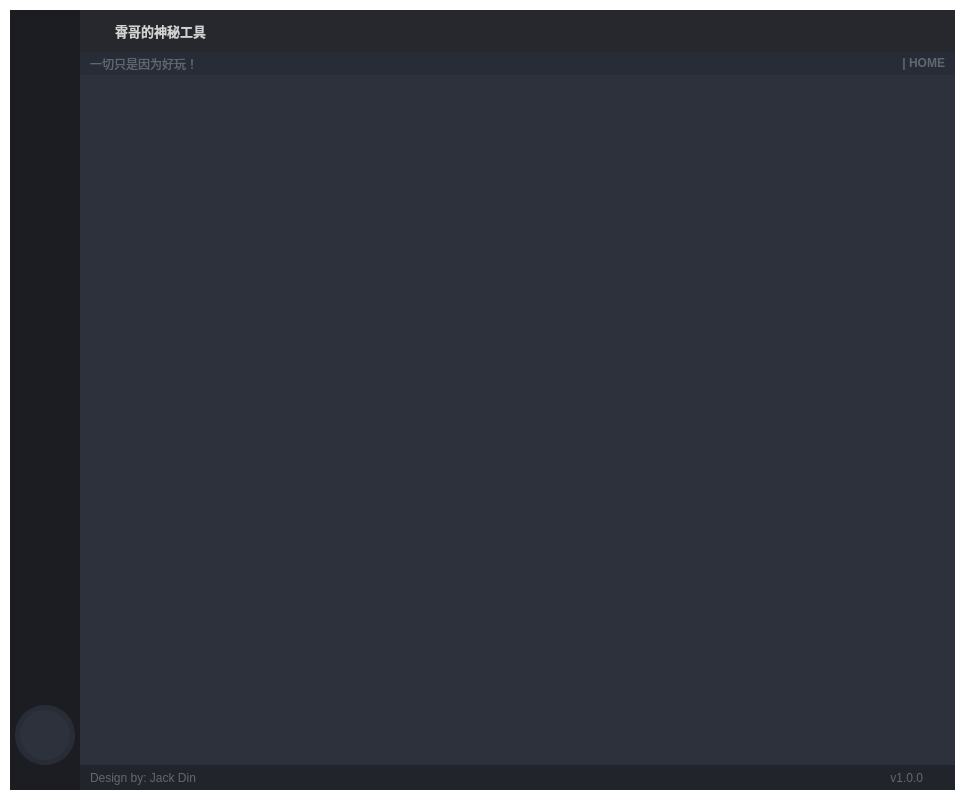
<?xml version="1.0" encoding="UTF-8"?>
<ui version="4.0">
 <author>Wanderson M. Pimenta</author>
 <class>MainWindow</class>
 <widget class="QMainWindow" name="MainWindow">
  <property name="windowModality">
   <enum>Qt::NonModal</enum>
  </property>
  <property name="geometry">
   <rect>
    <x>0</x>
    <y>0</y>
    <width>965</width>
    <height>800</height>
   </rect>
  </property>
  <property name="minimumSize">
   <size>
    <width>500</width>
    <height>800</height>
   </size>
  </property>
  <property name="palette">
   <palette>
    <active>
     <colorrole role="WindowText">
      <brush brushstyle="SolidPattern">
       <color alpha="255">
        <red>255</red>
        <green>255</green>
        <blue>255</blue>
       </color>
      </brush>
     </colorrole>
     <colorrole role="Button">
      <brush brushstyle="SolidPattern">
       <color alpha="0">
        <red>0</red>
        <green>0</green>
        <blue>0</blue>
       </color>
      </brush>
     </colorrole>
     <colorrole role="Light">
      <brush brushstyle="SolidPattern">
       <color alpha="255">
        <red>66</red>
        <green>73</green>
        <blue>90</blue>
       </color>
      </brush>
     </colorrole>
     <colorrole role="Midlight">
      <brush brushstyle="SolidPattern">
       <color alpha="255">
        <red>55</red>
        <green>61</green>
        <blue>75</blue>
       </color>
      </brush>
     </colorrole>
     <colorrole role="Dark">
      <brush brushstyle="SolidPattern">
       <color alpha="255">
        <red>22</red>
        <green>24</green>
        <blue>30</blue>
       </color>
      </brush>
     </colorrole>
     <colorrole role="Mid">
      <brush brushstyle="SolidPattern">
       <color alpha="255">
        <red>29</red>
        <green>32</green>
        <blue>40</blue>
       </color>
      </brush>
     </colorrole>
     <colorrole role="Text">
      <brush brushstyle="SolidPattern">
       <color alpha="255">
        <red>210</red>
        <green>210</green>
        <blue>210</blue>
       </color>
      </brush>
     </colorrole>
     <colorrole role="BrightText">
      <brush brushstyle="SolidPattern">
       <color alpha="255">
        <red>255</red>
        <green>255</green>
        <blue>255</blue>
       </color>
      </brush>
     </colorrole>
     <colorrole role="ButtonText">
      <brush brushstyle="SolidPattern">
       <color alpha="255">
        <red>255</red>
        <green>255</green>
        <blue>255</blue>
       </color>
      </brush>
     </colorrole>
     <colorrole role="Base">
      <brush brushstyle="SolidPattern">
       <color alpha="0">
        <red>0</red>
        <green>0</green>
        <blue>0</blue>
       </color>
      </brush>
     </colorrole>
     <colorrole role="Window">
      <brush brushstyle="SolidPattern">
       <color alpha="0">
        <red>0</red>
        <green>0</green>
        <blue>0</blue>
       </color>
      </brush>
     </colorrole>
     <colorrole role="Shadow">
      <brush brushstyle="SolidPattern">
       <color alpha="255">
        <red>0</red>
        <green>0</green>
        <blue>0</blue>
       </color>
      </brush>
     </colorrole>
     <colorrole role="Highlight">
      <brush brushstyle="SolidPattern">
       <color alpha="255">
        <red>85</red>
        <green>170</green>
        <blue>255</blue>
       </color>
      </brush>
     </colorrole>
     <colorrole role="Link">
      <brush brushstyle="SolidPattern">
       <color alpha="255">
        <red>85</red>
        <green>170</green>
        <blue>255</blue>
       </color>
      </brush>
     </colorrole>
     <colorrole role="LinkVisited">
      <brush brushstyle="SolidPattern">
       <color alpha="255">
        <red>255</red>
        <green>0</green>
        <blue>127</blue>
       </color>
      </brush>
     </colorrole>
     <colorrole role="AlternateBase">
      <brush brushstyle="SolidPattern">
       <color alpha="255">
        <red>22</red>
        <green>24</green>
        <blue>30</blue>
       </color>
      </brush>
     </colorrole>
     <colorrole role="ToolTipBase">
      <brush brushstyle="SolidPattern">
       <color alpha="255">
        <red>44</red>
        <green>49</green>
        <blue>60</blue>
       </color>
      </brush>
     </colorrole>
     <colorrole role="ToolTipText">
      <brush brushstyle="SolidPattern">
       <color alpha="255">
        <red>210</red>
        <green>210</green>
        <blue>210</blue>
       </color>
      </brush>
     </colorrole>
     <colorrole role="PlaceholderText">
      <brush brushstyle="NoBrush">
       <color alpha="128">
        <red>210</red>
        <green>210</green>
        <blue>210</blue>
       </color>
      </brush>
     </colorrole>
    </active>
    <inactive>
     <colorrole role="WindowText">
      <brush brushstyle="SolidPattern">
       <color alpha="255">
        <red>255</red>
        <green>255</green>
        <blue>255</blue>
       </color>
      </brush>
     </colorrole>
     <colorrole role="Button">
      <brush brushstyle="SolidPattern">
       <color alpha="0">
        <red>0</red>
        <green>0</green>
        <blue>0</blue>
       </color>
      </brush>
     </colorrole>
     <colorrole role="Light">
      <brush brushstyle="SolidPattern">
       <color alpha="255">
        <red>66</red>
        <green>73</green>
        <blue>90</blue>
       </color>
      </brush>
     </colorrole>
     <colorrole role="Midlight">
      <brush brushstyle="SolidPattern">
       <color alpha="255">
        <red>55</red>
        <green>61</green>
        <blue>75</blue>
       </color>
      </brush>
     </colorrole>
     <colorrole role="Dark">
      <brush brushstyle="SolidPattern">
       <color alpha="255">
        <red>22</red>
        <green>24</green>
        <blue>30</blue>
       </color>
      </brush>
     </colorrole>
     <colorrole role="Mid">
      <brush brushstyle="SolidPattern">
       <color alpha="255">
        <red>29</red>
        <green>32</green>
        <blue>40</blue>
       </color>
      </brush>
     </colorrole>
     <colorrole role="Text">
      <brush brushstyle="SolidPattern">
       <color alpha="255">
        <red>210</red>
        <green>210</green>
        <blue>210</blue>
       </color>
      </brush>
     </colorrole>
     <colorrole role="BrightText">
      <brush brushstyle="SolidPattern">
       <color alpha="255">
        <red>255</red>
        <green>255</green>
        <blue>255</blue>
       </color>
      </brush>
     </colorrole>
     <colorrole role="ButtonText">
      <brush brushstyle="SolidPattern">
       <color alpha="255">
        <red>255</red>
        <green>255</green>
        <blue>255</blue>
       </color>
      </brush>
     </colorrole>
     <colorrole role="Base">
      <brush brushstyle="SolidPattern">
       <color alpha="0">
        <red>0</red>
        <green>0</green>
        <blue>0</blue>
       </color>
      </brush>
     </colorrole>
     <colorrole role="Window">
      <brush brushstyle="SolidPattern">
       <color alpha="0">
        <red>0</red>
        <green>0</green>
        <blue>0</blue>
       </color>
      </brush>
     </colorrole>
     <colorrole role="Shadow">
      <brush brushstyle="SolidPattern">
       <color alpha="255">
        <red>0</red>
        <green>0</green>
        <blue>0</blue>
       </color>
      </brush>
     </colorrole>
     <colorrole role="Highlight">
      <brush brushstyle="SolidPattern">
       <color alpha="255">
        <red>85</red>
        <green>170</green>
        <blue>255</blue>
       </color>
      </brush>
     </colorrole>
     <colorrole role="Link">
      <brush brushstyle="SolidPattern">
       <color alpha="255">
        <red>85</red>
        <green>170</green>
        <blue>255</blue>
       </color>
      </brush>
     </colorrole>
     <colorrole role="LinkVisited">
      <brush brushstyle="SolidPattern">
       <color alpha="255">
        <red>255</red>
        <green>0</green>
        <blue>127</blue>
       </color>
      </brush>
     </colorrole>
     <colorrole role="AlternateBase">
      <brush brushstyle="SolidPattern">
       <color alpha="255">
        <red>22</red>
        <green>24</green>
        <blue>30</blue>
       </color>
      </brush>
     </colorrole>
     <colorrole role="ToolTipBase">
      <brush brushstyle="SolidPattern">
       <color alpha="255">
        <red>44</red>
        <green>49</green>
        <blue>60</blue>
       </color>
      </brush>
     </colorrole>
     <colorrole role="ToolTipText">
      <brush brushstyle="SolidPattern">
       <color alpha="255">
        <red>210</red>
        <green>210</green>
        <blue>210</blue>
       </color>
      </brush>
     </colorrole>
     <colorrole role="PlaceholderText">
      <brush brushstyle="NoBrush">
       <color alpha="128">
        <red>210</red>
        <green>210</green>
        <blue>210</blue>
       </color>
      </brush>
     </colorrole>
    </inactive>
    <disabled>
     <colorrole role="WindowText">
      <brush brushstyle="SolidPattern">
       <color alpha="255">
        <red>22</red>
        <green>24</green>
        <blue>30</blue>
       </color>
      </brush>
     </colorrole>
     <colorrole role="Button">
      <brush brushstyle="SolidPattern">
       <color alpha="0">
        <red>0</red>
        <green>0</green>
        <blue>0</blue>
       </color>
      </brush>
     </colorrole>
     <colorrole role="Light">
      <brush brushstyle="SolidPattern">
       <color alpha="255">
        <red>66</red>
        <green>73</green>
        <blue>90</blue>
       </color>
      </brush>
     </colorrole>
     <colorrole role="Midlight">
      <brush brushstyle="SolidPattern">
       <color alpha="255">
        <red>55</red>
        <green>61</green>
        <blue>75</blue>
       </color>
      </brush>
     </colorrole>
     <colorrole role="Dark">
      <brush brushstyle="SolidPattern">
       <color alpha="255">
        <red>22</red>
        <green>24</green>
        <blue>30</blue>
       </color>
      </brush>
     </colorrole>
     <colorrole role="Mid">
      <brush brushstyle="SolidPattern">
       <color alpha="255">
        <red>29</red>
        <green>32</green>
        <blue>40</blue>
       </color>
      </brush>
     </colorrole>
     <colorrole role="Text">
      <brush brushstyle="SolidPattern">
       <color alpha="255">
        <red>22</red>
        <green>24</green>
        <blue>30</blue>
       </color>
      </brush>
     </colorrole>
     <colorrole role="BrightText">
      <brush brushstyle="SolidPattern">
       <color alpha="255">
        <red>255</red>
        <green>255</green>
        <blue>255</blue>
       </color>
      </brush>
     </colorrole>
     <colorrole role="ButtonText">
      <brush brushstyle="SolidPattern">
       <color alpha="255">
        <red>22</red>
        <green>24</green>
        <blue>30</blue>
       </color>
      </brush>
     </colorrole>
     <colorrole role="Base">
      <brush brushstyle="SolidPattern">
       <color alpha="0">
        <red>0</red>
        <green>0</green>
        <blue>0</blue>
       </color>
      </brush>
     </colorrole>
     <colorrole role="Window">
      <brush brushstyle="SolidPattern">
       <color alpha="0">
        <red>0</red>
        <green>0</green>
        <blue>0</blue>
       </color>
      </brush>
     </colorrole>
     <colorrole role="Shadow">
      <brush brushstyle="SolidPattern">
       <color alpha="255">
        <red>0</red>
        <green>0</green>
        <blue>0</blue>
       </color>
      </brush>
     </colorrole>
     <colorrole role="Highlight">
      <brush brushstyle="SolidPattern">
       <color alpha="255">
        <red>51</red>
        <green>153</green>
        <blue>255</blue>
       </color>
      </brush>
     </colorrole>
     <colorrole role="Link">
      <brush brushstyle="SolidPattern">
       <color alpha="255">
        <red>85</red>
        <green>170</green>
        <blue>255</blue>
       </color>
      </brush>
     </colorrole>
     <colorrole role="LinkVisited">
      <brush brushstyle="SolidPattern">
       <color alpha="255">
        <red>255</red>
        <green>0</green>
        <blue>127</blue>
       </color>
      </brush>
     </colorrole>
     <colorrole role="AlternateBase">
      <brush brushstyle="SolidPattern">
       <color alpha="255">
        <red>44</red>
        <green>49</green>
        <blue>60</blue>
       </color>
      </brush>
     </colorrole>
     <colorrole role="ToolTipBase">
      <brush brushstyle="SolidPattern">
       <color alpha="255">
        <red>44</red>
        <green>49</green>
        <blue>60</blue>
       </color>
      </brush>
     </colorrole>
     <colorrole role="ToolTipText">
      <brush brushstyle="SolidPattern">
       <color alpha="255">
        <red>210</red>
        <green>210</green>
        <blue>210</blue>
       </color>
      </brush>
     </colorrole>
     <colorrole role="PlaceholderText">
      <brush brushstyle="NoBrush">
       <color alpha="128">
        <red>210</red>
        <green>210</green>
        <blue>210</blue>
       </color>
      </brush>
     </colorrole>
    </disabled>
   </palette>
  </property>
  <property name="font">
   <font>
    <family>Segoe UI</family>
    <pointsize>10</pointsize>
   </font>
  </property>
  <property name="windowTitle">
   <string>MainWindow</string>
  </property>
  <property name="windowIcon">
   <iconset>
    <normaloff>images/icon.ico</normaloff>images/icon.ico</iconset>
  </property>
  <property name="styleSheet">
   <string notr="true">QMainWindow {background: transparent; }
QToolTip {
	color: #ffffff;
	background-color: rgba(27, 29, 35, 160);
}</string>
  </property>
  <widget class="QWidget" name="centralwidget">
   <property name="styleSheet">
    <string notr="true">background: transparent;
color: rgb(210, 210, 210);</string>
   </property>
   <layout class="QHBoxLayout" name="horizontalLayout">
    <property name="spacing">
     <number>0</number>
    </property>
    <property name="leftMargin">
     <number>10</number>
    </property>
    <property name="topMargin">
     <number>10</number>
    </property>
    <property name="rightMargin">
     <number>10</number>
    </property>
    <property name="bottomMargin">
     <number>10</number>
    </property>
    <item>
     <widget class="QFrame" name="frame_main">
      <property name="styleSheet">
       <string notr="true"/>
      </property>
      <property name="frameShape">
       <enum>QFrame::NoFrame</enum>
      </property>
      <property name="frameShadow">
       <enum>QFrame::Raised</enum>
      </property>
      <layout class="QVBoxLayout" name="verticalLayout">
       <property name="spacing">
        <number>0</number>
       </property>
       <property name="leftMargin">
        <number>0</number>
       </property>
       <property name="topMargin">
        <number>0</number>
       </property>
       <property name="rightMargin">
        <number>0</number>
       </property>
       <property name="bottomMargin">
        <number>0</number>
       </property>
       <item>
        <widget class="QFrame" name="frame_top">
         <property name="minimumSize">
          <size>
           <width>0</width>
           <height>65</height>
          </size>
         </property>
         <property name="maximumSize">
          <size>
           <width>16777215</width>
           <height>65</height>
          </size>
         </property>
         <property name="styleSheet">
          <string notr="true">background-color: transparent;</string>
         </property>
         <property name="frameShape">
          <enum>QFrame::NoFrame</enum>
         </property>
         <property name="frameShadow">
          <enum>QFrame::Raised</enum>
         </property>
         <layout class="QHBoxLayout" name="horizontalLayout_3">
          <property name="spacing">
           <number>0</number>
          </property>
          <property name="leftMargin">
           <number>0</number>
          </property>
          <property name="topMargin">
           <number>0</number>
          </property>
          <property name="rightMargin">
           <number>0</number>
          </property>
          <property name="bottomMargin">
           <number>0</number>
          </property>
          <item>
           <widget class="QFrame" name="frame_toggle">
            <property name="maximumSize">
             <size>
              <width>70</width>
              <height>16777215</height>
             </size>
            </property>
            <property name="styleSheet">
             <string notr="true">background-color: rgb(27, 29, 35);</string>
            </property>
            <property name="frameShape">
             <enum>QFrame::NoFrame</enum>
            </property>
            <property name="frameShadow">
             <enum>QFrame::Raised</enum>
            </property>
            <layout class="QVBoxLayout" name="verticalLayout_3">
             <property name="spacing">
              <number>0</number>
             </property>
             <property name="leftMargin">
              <number>0</number>
             </property>
             <property name="topMargin">
              <number>0</number>
             </property>
             <property name="rightMargin">
              <number>0</number>
             </property>
             <property name="bottomMargin">
              <number>0</number>
             </property>
             <item>
              <widget class="QPushButton" name="btn_toggle_menu">
               <property name="sizePolicy">
                <sizepolicy hsizetype="Expanding" vsizetype="Expanding">
                 <horstretch>0</horstretch>
                 <verstretch>0</verstretch>
                </sizepolicy>
               </property>
               <property name="styleSheet">
                <string notr="true">QPushButton {
	background-image: url(:/images_icons_20/images/icons/20x20/cil-menu.png);
	background-position: center;
	background-repeat: no-reperat;
	border: none;
	background-color: rgb(27, 29, 35);
}
QPushButton:hover {
	background-color: rgb(33, 37, 43);
}
QPushButton:pressed {	
	background-color: rgb(85, 170, 255);
}</string>
               </property>
               <property name="text">
                <string/>
               </property>
              </widget>
             </item>
            </layout>
           </widget>
          </item>
          <item>
           <widget class="QFrame" name="frame_top_right">
            <property name="styleSheet">
             <string notr="true">background: transparent;</string>
            </property>
            <property name="frameShape">
             <enum>QFrame::NoFrame</enum>
            </property>
            <property name="frameShadow">
             <enum>QFrame::Raised</enum>
            </property>
            <layout class="QVBoxLayout" name="verticalLayout_2">
             <property name="spacing">
              <number>0</number>
             </property>
             <property name="leftMargin">
              <number>0</number>
             </property>
             <property name="topMargin">
              <number>0</number>
             </property>
             <property name="rightMargin">
              <number>0</number>
             </property>
             <property name="bottomMargin">
              <number>0</number>
             </property>
             <item>
              <widget class="QFrame" name="frame_top_btns">
               <property name="maximumSize">
                <size>
                 <width>16777215</width>
                 <height>42</height>
                </size>
               </property>
               <property name="styleSheet">
                <string notr="true">background-color: rgba(27, 29, 35, 200)</string>
               </property>
               <property name="frameShape">
                <enum>QFrame::NoFrame</enum>
               </property>
               <property name="frameShadow">
                <enum>QFrame::Raised</enum>
               </property>
               <layout class="QHBoxLayout" name="horizontalLayout_4">
                <property name="spacing">
                 <number>0</number>
                </property>
                <property name="leftMargin">
                 <number>0</number>
                </property>
                <property name="topMargin">
                 <number>0</number>
                </property>
                <property name="rightMargin">
                 <number>0</number>
                </property>
                <property name="bottomMargin">
                 <number>0</number>
                </property>
                <item>
                 <widget class="QFrame" name="frame_label_top_btns">
                  <property name="sizePolicy">
                   <sizepolicy hsizetype="Expanding" vsizetype="Preferred">
                    <horstretch>0</horstretch>
                    <verstretch>0</verstretch>
                   </sizepolicy>
                  </property>
                  <property name="frameShape">
                   <enum>QFrame::NoFrame</enum>
                  </property>
                  <property name="frameShadow">
                   <enum>QFrame::Raised</enum>
                  </property>
                  <layout class="QHBoxLayout" name="horizontalLayout_10">
                   <property name="spacing">
                    <number>0</number>
                   </property>
                   <property name="leftMargin">
                    <number>5</number>
                   </property>
                   <property name="topMargin">
                    <number>0</number>
                   </property>
                   <property name="rightMargin">
                    <number>10</number>
                   </property>
                   <property name="bottomMargin">
                    <number>0</number>
                   </property>
                   <item>
                    <widget class="QFrame" name="frame_icon_top_bar">
                     <property name="maximumSize">
                      <size>
                       <width>30</width>
                       <height>30</height>
                      </size>
                     </property>
                     <property name="styleSheet">
                      <string notr="true">background: transparent;
background-image: url(:/16x16/icons/16x16/cil-av-timer.png);
background-position: center;
background-repeat: no-repeat;
</string>
                     </property>
                     <property name="frameShape">
                      <enum>QFrame::StyledPanel</enum>
                     </property>
                     <property name="frameShadow">
                      <enum>QFrame::Raised</enum>
                     </property>
                    </widget>
                   </item>
                   <item>
                    <widget class="QLabel" name="label_title_bar_top">
                     <property name="font">
                      <font>
                       <family>Segoe UI</family>
                       <pointsize>10</pointsize>
                       <weight>75</weight>
                       <bold>true</bold>
                      </font>
                     </property>
                     <property name="styleSheet">
                      <string notr="true">background: transparent;
</string>
                     </property>
                     <property name="text">
                      <string>霄哥的神秘工具</string>
                     </property>
                    </widget>
                   </item>
                  </layout>
                 </widget>
                </item>
                <item alignment="Qt::AlignRight">
                 <widget class="QFrame" name="frame_btns_right">
                  <property name="sizePolicy">
                   <sizepolicy hsizetype="Expanding" vsizetype="Preferred">
                    <horstretch>0</horstretch>
                    <verstretch>0</verstretch>
                   </sizepolicy>
                  </property>
                  <property name="maximumSize">
                   <size>
                    <width>120</width>
                    <height>16777215</height>
                   </size>
                  </property>
                  <property name="frameShape">
                   <enum>QFrame::NoFrame</enum>
                  </property>
                  <property name="frameShadow">
                   <enum>QFrame::Raised</enum>
                  </property>
                  <layout class="QHBoxLayout" name="horizontalLayout_5">
                   <property name="spacing">
                    <number>0</number>
                   </property>
                   <property name="leftMargin">
                    <number>0</number>
                   </property>
                   <property name="topMargin">
                    <number>0</number>
                   </property>
                   <property name="rightMargin">
                    <number>0</number>
                   </property>
                   <property name="bottomMargin">
                    <number>0</number>
                   </property>
                   <item>
                    <widget class="QPushButton" name="btn_minimize">
                     <property name="sizePolicy">
                      <sizepolicy hsizetype="Minimum" vsizetype="Expanding">
                       <horstretch>0</horstretch>
                       <verstretch>0</verstretch>
                      </sizepolicy>
                     </property>
                     <property name="minimumSize">
                      <size>
                       <width>40</width>
                       <height>0</height>
                      </size>
                     </property>
                     <property name="maximumSize">
                      <size>
                       <width>40</width>
                       <height>16777215</height>
                      </size>
                     </property>
                     <property name="toolTip">
                      <string>Minimize</string>
                     </property>
                     <property name="styleSheet">
                      <string notr="true">QPushButton {	
	border: none;
	background-color: transparent;
}
QPushButton:hover {
	background-color: rgb(52, 59, 72);
}
QPushButton:pressed {	
	background-color: rgb(85, 170, 255);
}</string>
                     </property>
                     <property name="text">
                      <string/>
                     </property>
                     <property name="icon">
                      <iconset>
                       <normaloff>images/icons/20x20/cil-window-minimize.png</normaloff>images/icons/20x20/cil-window-minimize.png</iconset>
                     </property>
                    </widget>
                   </item>
                   <item>
                    <widget class="QPushButton" name="btn_maximize_restore">
                     <property name="sizePolicy">
                      <sizepolicy hsizetype="Minimum" vsizetype="Expanding">
                       <horstretch>0</horstretch>
                       <verstretch>0</verstretch>
                      </sizepolicy>
                     </property>
                     <property name="minimumSize">
                      <size>
                       <width>40</width>
                       <height>0</height>
                      </size>
                     </property>
                     <property name="maximumSize">
                      <size>
                       <width>40</width>
                       <height>16777215</height>
                      </size>
                     </property>
                     <property name="toolTip">
                      <string>Maximize</string>
                     </property>
                     <property name="styleSheet">
                      <string notr="true">QPushButton {	
	border: none;
	background-color: transparent;
}
QPushButton:hover {
	background-color: rgb(52, 59, 72);
}
QPushButton:pressed {	
	background-color: rgb(85, 170, 255);
}</string>
                     </property>
                     <property name="text">
                      <string/>
                     </property>
                     <property name="icon">
                      <iconset>
                       <normaloff>images/icons/20x20/cil-window-maximize.png</normaloff>images/icons/20x20/cil-window-maximize.png</iconset>
                     </property>
                    </widget>
                   </item>
                   <item>
                    <widget class="QPushButton" name="btn_close">
                     <property name="sizePolicy">
                      <sizepolicy hsizetype="Minimum" vsizetype="Expanding">
                       <horstretch>0</horstretch>
                       <verstretch>0</verstretch>
                      </sizepolicy>
                     </property>
                     <property name="minimumSize">
                      <size>
                       <width>40</width>
                       <height>0</height>
                      </size>
                     </property>
                     <property name="maximumSize">
                      <size>
                       <width>40</width>
                       <height>16777215</height>
                      </size>
                     </property>
                     <property name="toolTip">
                      <string>Close</string>
                     </property>
                     <property name="styleSheet">
                      <string notr="true">QPushButton {	
	border: none;
	background-color: transparent;
}
QPushButton:hover {
	background-color: rgb(52, 59, 72);
}
QPushButton:pressed {	
	background-color: rgb(85, 170, 255);
}</string>
                     </property>
                     <property name="text">
                      <string/>
                     </property>
                     <property name="icon">
                      <iconset>
                       <normaloff>images/icons/20x20/cil-x.png</normaloff>images/icons/20x20/cil-x.png</iconset>
                     </property>
                    </widget>
                   </item>
                  </layout>
                 </widget>
                </item>
               </layout>
              </widget>
             </item>
             <item>
              <widget class="QFrame" name="frame_top_info">
               <property name="maximumSize">
                <size>
                 <width>16777215</width>
                 <height>65</height>
                </size>
               </property>
               <property name="styleSheet">
                <string notr="true">background-color: rgb(39, 44, 54);</string>
               </property>
               <property name="frameShape">
                <enum>QFrame::NoFrame</enum>
               </property>
               <property name="frameShadow">
                <enum>QFrame::Raised</enum>
               </property>
               <layout class="QHBoxLayout" name="horizontalLayout_8">
                <property name="spacing">
                 <number>0</number>
                </property>
                <property name="leftMargin">
                 <number>10</number>
                </property>
                <property name="topMargin">
                 <number>0</number>
                </property>
                <property name="rightMargin">
                 <number>10</number>
                </property>
                <property name="bottomMargin">
                 <number>0</number>
                </property>
                <item>
                 <widget class="QLabel" name="label_top_info_1">
                  <property name="maximumSize">
                   <size>
                    <width>16777215</width>
                    <height>15</height>
                   </size>
                  </property>
                  <property name="font">
                   <font>
                    <family>Segoe UI</family>
                   </font>
                  </property>
                  <property name="styleSheet">
                   <string notr="true">color: rgb(98, 103, 111); </string>
                  </property>
                  <property name="text">
                   <string>一切只是因为好玩！</string>
                  </property>
                 </widget>
                </item>
                <item>
                 <widget class="QLabel" name="label_top_info_2">
                  <property name="minimumSize">
                   <size>
                    <width>0</width>
                    <height>0</height>
                   </size>
                  </property>
                  <property name="maximumSize">
                   <size>
                    <width>250</width>
                    <height>20</height>
                   </size>
                  </property>
                  <property name="font">
                   <font>
                    <family>Segoe UI</family>
                    <weight>75</weight>
                    <bold>true</bold>
                   </font>
                  </property>
                  <property name="styleSheet">
                   <string notr="true">color: rgb(98, 103, 111);</string>
                  </property>
                  <property name="text">
                   <string>| HOME</string>
                  </property>
                  <property name="alignment">
                   <set>Qt::AlignRight|Qt::AlignTrailing|Qt::AlignVCenter</set>
                  </property>
                 </widget>
                </item>
               </layout>
              </widget>
             </item>
            </layout>
           </widget>
          </item>
         </layout>
        </widget>
       </item>
       <item>
        <widget class="QFrame" name="frame_center">
         <property name="sizePolicy">
          <sizepolicy hsizetype="Expanding" vsizetype="Expanding">
           <horstretch>0</horstretch>
           <verstretch>0</verstretch>
          </sizepolicy>
         </property>
         <property name="styleSheet">
          <string notr="true">background-color: rgb(40, 44, 52);</string>
         </property>
         <property name="frameShape">
          <enum>QFrame::NoFrame</enum>
         </property>
         <property name="frameShadow">
          <enum>QFrame::Raised</enum>
         </property>
         <layout class="QHBoxLayout" name="horizontalLayout_2">
          <property name="spacing">
           <number>0</number>
          </property>
          <property name="leftMargin">
           <number>0</number>
          </property>
          <property name="topMargin">
           <number>0</number>
          </property>
          <property name="rightMargin">
           <number>0</number>
          </property>
          <property name="bottomMargin">
           <number>0</number>
          </property>
          <item>
           <widget class="QFrame" name="frame_left_menu">
            <property name="sizePolicy">
             <sizepolicy hsizetype="Preferred" vsizetype="Preferred">
              <horstretch>0</horstretch>
              <verstretch>0</verstretch>
             </sizepolicy>
            </property>
            <property name="minimumSize">
             <size>
              <width>70</width>
              <height>0</height>
             </size>
            </property>
            <property name="maximumSize">
             <size>
              <width>70</width>
              <height>16777215</height>
             </size>
            </property>
            <property name="layoutDirection">
             <enum>Qt::LeftToRight</enum>
            </property>
            <property name="styleSheet">
             <string notr="true">background-color: rgb(27, 29, 35);</string>
            </property>
            <property name="frameShape">
             <enum>QFrame::NoFrame</enum>
            </property>
            <property name="frameShadow">
             <enum>QFrame::Raised</enum>
            </property>
            <layout class="QVBoxLayout" name="verticalLayout_5">
             <property name="spacing">
              <number>1</number>
             </property>
             <property name="leftMargin">
              <number>0</number>
             </property>
             <property name="topMargin">
              <number>0</number>
             </property>
             <property name="rightMargin">
              <number>0</number>
             </property>
             <property name="bottomMargin">
              <number>0</number>
             </property>
             <item alignment="Qt::AlignTop">
              <widget class="QFrame" name="frame_menus">
               <property name="frameShape">
                <enum>QFrame::NoFrame</enum>
               </property>
               <property name="frameShadow">
                <enum>QFrame::Raised</enum>
               </property>
               <layout class="QVBoxLayout" name="layout_menus">
                <property name="spacing">
                 <number>0</number>
                </property>
                <property name="leftMargin">
                 <number>0</number>
                </property>
                <property name="topMargin">
                 <number>0</number>
                </property>
                <property name="rightMargin">
                 <number>0</number>
                </property>
                <property name="bottomMargin">
                 <number>0</number>
                </property>
               </layout>
              </widget>
             </item>
             <item alignment="Qt::AlignBottom">
              <widget class="QFrame" name="frame_extra_menus">
               <property name="sizePolicy">
                <sizepolicy hsizetype="Preferred" vsizetype="Preferred">
                 <horstretch>0</horstretch>
                 <verstretch>0</verstretch>
                </sizepolicy>
               </property>
               <property name="frameShape">
                <enum>QFrame::NoFrame</enum>
               </property>
               <property name="frameShadow">
                <enum>QFrame::Raised</enum>
               </property>
               <layout class="QVBoxLayout" name="layout_menu_bottom">
                <property name="spacing">
                 <number>10</number>
                </property>
                <property name="leftMargin">
                 <number>0</number>
                </property>
                <property name="topMargin">
                 <number>0</number>
                </property>
                <property name="rightMargin">
                 <number>0</number>
                </property>
                <property name="bottomMargin">
                 <number>25</number>
                </property>
                <item alignment="Qt::AlignHCenter">
                 <widget class="QLabel" name="label_user_icon">
                  <property name="sizePolicy">
                   <sizepolicy hsizetype="Maximum" vsizetype="Maximum">
                    <horstretch>0</horstretch>
                    <verstretch>0</verstretch>
                   </sizepolicy>
                  </property>
                  <property name="minimumSize">
                   <size>
                    <width>60</width>
                    <height>60</height>
                   </size>
                  </property>
                  <property name="maximumSize">
                   <size>
                    <width>60</width>
                    <height>60</height>
                   </size>
                  </property>
                  <property name="font">
                   <font>
                    <family>Segoe UI</family>
                    <pointsize>12</pointsize>
                   </font>
                  </property>
                  <property name="styleSheet">
                   <string notr="true">QLabel {
	border-radius: 30px;
	background-color: rgb(44, 49, 60);
	border: 5px solid rgb(39, 44, 54);
	background-position: center;
	background-repeat: no-repeat;
	background-image: url(:/images_icons_20/images/icons/20x20/cil-3d.png);
}</string>
                  </property>
                  <property name="text">
                   <string/>
                  </property>
                  <property name="alignment">
                   <set>Qt::AlignCenter</set>
                  </property>
                 </widget>
                </item>
               </layout>
              </widget>
             </item>
            </layout>
           </widget>
          </item>
          <item>
           <widget class="QFrame" name="frame_content_right">
            <property name="styleSheet">
             <string notr="true">background-color: rgb(44, 49, 60);</string>
            </property>
            <property name="frameShape">
             <enum>QFrame::NoFrame</enum>
            </property>
            <property name="frameShadow">
             <enum>QFrame::Raised</enum>
            </property>
            <layout class="QVBoxLayout" name="verticalLayout_4">
             <property name="spacing">
              <number>0</number>
             </property>
             <property name="leftMargin">
              <number>0</number>
             </property>
             <property name="topMargin">
              <number>0</number>
             </property>
             <property name="rightMargin">
              <number>0</number>
             </property>
             <property name="bottomMargin">
              <number>0</number>
             </property>
             <item>
              <widget class="QFrame" name="frame_content">
               <property name="frameShape">
                <enum>QFrame::NoFrame</enum>
               </property>
               <property name="frameShadow">
                <enum>QFrame::Raised</enum>
               </property>
               <layout class="QVBoxLayout" name="verticalLayout_9">
                <property name="spacing">
                 <number>0</number>
                </property>
                <property name="leftMargin">
                 <number>5</number>
                </property>
                <property name="topMargin">
                 <number>5</number>
                </property>
                <property name="rightMargin">
                 <number>5</number>
                </property>
                <property name="bottomMargin">
                 <number>5</number>
                </property>
               </layout>
              </widget>
             </item>
             <item>
              <widget class="QFrame" name="frame_grip">
               <property name="minimumSize">
                <size>
                 <width>0</width>
                 <height>25</height>
                </size>
               </property>
               <property name="maximumSize">
                <size>
                 <width>16777215</width>
                 <height>25</height>
                </size>
               </property>
               <property name="styleSheet">
                <string notr="true">background-color: rgb(33, 37, 43);</string>
               </property>
               <property name="frameShape">
                <enum>QFrame::NoFrame</enum>
               </property>
               <property name="frameShadow">
                <enum>QFrame::Raised</enum>
               </property>
               <layout class="QHBoxLayout" name="horizontalLayout_6">
                <property name="spacing">
                 <number>0</number>
                </property>
                <property name="leftMargin">
                 <number>0</number>
                </property>
                <property name="topMargin">
                 <number>0</number>
                </property>
                <property name="rightMargin">
                 <number>2</number>
                </property>
                <property name="bottomMargin">
                 <number>0</number>
                </property>
                <item>
                 <widget class="QFrame" name="frame_label_bottom">
                  <property name="frameShape">
                   <enum>QFrame::NoFrame</enum>
                  </property>
                  <property name="frameShadow">
                   <enum>QFrame::Raised</enum>
                  </property>
                  <layout class="QHBoxLayout" name="horizontalLayout_7">
                   <property name="spacing">
                    <number>0</number>
                   </property>
                   <property name="leftMargin">
                    <number>10</number>
                   </property>
                   <property name="topMargin">
                    <number>0</number>
                   </property>
                   <property name="rightMargin">
                    <number>10</number>
                   </property>
                   <property name="bottomMargin">
                    <number>0</number>
                   </property>
                   <item>
                    <widget class="QLabel" name="label_credits">
                     <property name="font">
                      <font>
                       <family>Segoe UI</family>
                      </font>
                     </property>
                     <property name="styleSheet">
                      <string notr="true">color: rgb(98, 103, 111);</string>
                     </property>
                     <property name="text">
                      <string>Design by: Jack Din</string>
                     </property>
                    </widget>
                   </item>
                   <item>
                    <widget class="QLabel" name="label_version">
                     <property name="maximumSize">
                      <size>
                       <width>100</width>
                       <height>16777215</height>
                      </size>
                     </property>
                     <property name="font">
                      <font>
                       <family>Segoe UI</family>
                      </font>
                     </property>
                     <property name="styleSheet">
                      <string notr="true">color: rgb(98, 103, 111);</string>
                     </property>
                     <property name="text">
                      <string>v1.0.0</string>
                     </property>
                     <property name="alignment">
                      <set>Qt::AlignRight|Qt::AlignTrailing|Qt::AlignVCenter</set>
                     </property>
                    </widget>
                   </item>
                  </layout>
                 </widget>
                </item>
                <item>
                 <widget class="QFrame" name="frame_size_grip">
                  <property name="maximumSize">
                   <size>
                    <width>20</width>
                    <height>20</height>
                   </size>
                  </property>
                  <property name="styleSheet">
                   <string notr="true">QSizeGrip {
	background-image: url(:/16x16/icons/16x16/cil-size-grip.png);
	background-position: center;
	background-repeat: no-reperat;
}</string>
                  </property>
                  <property name="frameShape">
                   <enum>QFrame::NoFrame</enum>
                  </property>
                  <property name="frameShadow">
                   <enum>QFrame::Raised</enum>
                  </property>
                 </widget>
                </item>
               </layout>
              </widget>
             </item>
            </layout>
           </widget>
          </item>
         </layout>
        </widget>
       </item>
      </layout>
     </widget>
    </item>
   </layout>
  </widget>
 </widget>
 <tabstops>
  <tabstop>btn_minimize</tabstop>
  <tabstop>btn_maximize_restore</tabstop>
  <tabstop>btn_close</tabstop>
  <tabstop>btn_toggle_menu</tabstop>
 </tabstops>
 <resources>
  <include location="dx_rc.qrc"/>
 </resources>
 <connections/>
</ui>
